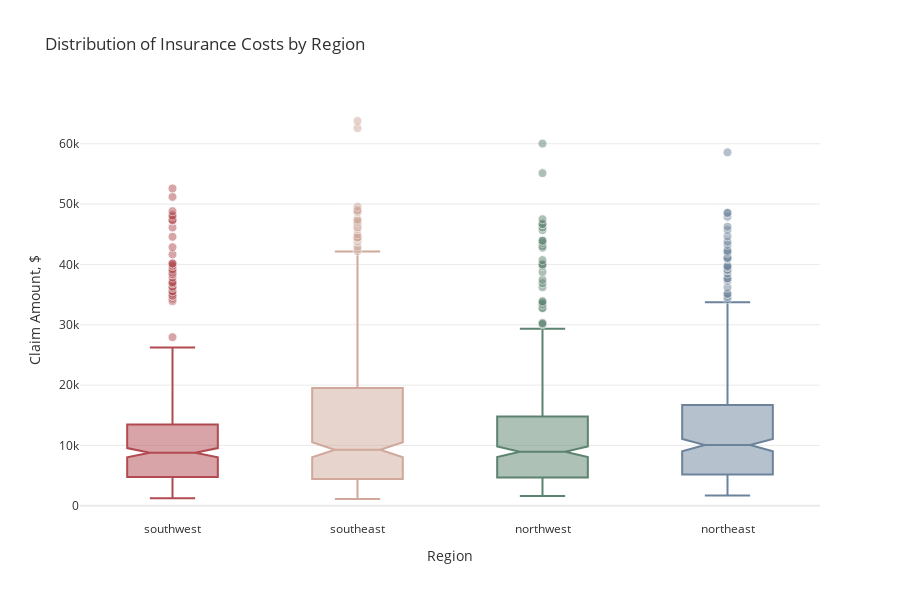

Source (notebook cell):
### Markdown cell above
# 
👉 The boxplots demonstrate how insurance costs are favorably biased for each location, with a few significant outliers. The Southeast area, which has the largest claim in the data set at nearly $63,000 and the lowest claim at \$1,121, has more inconsistent insurance costs. The Northeast area has the greatest total median cost, although the median claim amounts probably don't differ that much because the boxplots' notches overlap.

### Code cell
from plotly.offline import plot, iplot, init_notebook_mode
import plotly.express as px

init_notebook_mode(connected=True)
px.defaults.template = "plotly_white"
plot_df=df.copy()
fig = px.box(plot_df, x="region", y="charges", color="region", 
             notched=True, points="outliers", height=600,
             title="Distribution of Insurance Costs by Region",
             color_discrete_sequence=['#B14B51', '#D0A99C', '#5D8370', '#6C839B'])
fig.update_traces(marker=dict(size=9, opacity=0.5, line=dict(width=1,color="#F7F7F7")), showlegend=False)
fig.update_layout(font_color="#303030", xaxis_title='Region', yaxis_title='Claim Amount, $',
                  yaxis=dict(showgrid=True, gridwidth=1, gridcolor='#EAEAEA', zerolinecolor='#EAEAEA'))
fig.show()

### Figure 1 — Plotly figure (JSON) as saved in the notebook; plotly's stock layout.template omitted (floating-point values rounded to 4 significant figures; data arrays with more than 128 entries replaced by an {"elided": "..."} marker saying what was removed)
{"data": [{"alignmentgroup": "True", "boxpoints": "outliers", "hovertemplate": "region=%{x}<br>charges=%{y}<extra></extra>", "legendgroup": "southwest", "marker": {"color": "#B14B51", "line": {"color": "#F7F7F7", "width": 1}, "opacity": 0.5, "size": 9}, "name": "southwest", "notched": true, "offsetgroup": "southwest", "orientation": "v", "showlegend": false, "type": "box", "x": {"elided": "325 str values"}, "x0": " ", "xaxis": "x", "y": {"elided": "325 float values"}, "y0": " ", "yaxis": "y"}, {"alignmentgroup": "True", "boxpoints": "outliers", "hovertemplate": "region=%{x}<br>charges=%{y}<extra></extra>", "legendgroup": "southeast", "marker": {"color": "#D0A99C", "line": {"color": "#F7F7F7", "width": 1}, "opacity": 0.5, "size": 9}, "name": "southeast", "notched": true, "offsetgroup": "southeast", "orientation": "v", "showlegend": false, "type": "box", "x": {"elided": "364 str values"}, "x0": " ", "xaxis": "x", "y": {"elided": "364 float values"}, "y0": " ", "yaxis": "y"}, {"alignmentgroup": "True", "boxpoints": "outliers", "hovertemplate": "region=%{x}<br>charges=%{y}<extra></extra>", "legendgroup": "northwest", "marker": {"color": "#5D8370", "line": {"color": "#F7F7F7", "width": 1}, "opacity": 0.5, "size": 9}, "name": "northwest", "notched": true, "offsetgroup": "northwest", "orientation": "v", "showlegend": false, "type": "box", "x": {"elided": "325 str values"}, "x0": " ", "xaxis": "x", "y": {"elided": "325 float values"}, "y0": " ", "yaxis": "y"}, {"alignmentgroup": "True", "boxpoints": "outliers", "hovertemplate": "region=%{x}<br>charges=%{y}<extra></extra>", "legendgroup": "northeast", "marker": {"color": "#6C839B", "line": {"color": "#F7F7F7", "width": 1}, "opacity": 0.5, "size": 9}, "name": "northeast", "notched": true, "offsetgroup": "northeast", "orientation": "v", "showlegend": false, "type": "box", "x": {"elided": "324 str values"}, "x0": " ", "xaxis": "x", "y": {"elided": "324 float values"}, "y0": " ", "yaxis": "y"}], "layout": {"boxmode": "overlay", "font": {"color": "#303030"}, "height": 600, "legend": {"title": {"text": "region"}, "tracegroupgap": 0}, "title": {"text": "Distribution of Insurance Costs by Region"}, "xaxis": {"anchor": "y", "categoryarray": ["southwest", "southeast", "northwest", "northeast"], "categoryorder": "array", "domain": [0, 1], "title": {"text": "Region"}}, "yaxis": {"anchor": "x", "domain": [0, 1], "gridcolor": "#EAEAEA", "gridwidth": 1, "showgrid": true, "title": {"text": "Claim Amount, $"}, "zerolinecolor": "#EAEAEA"}}}
